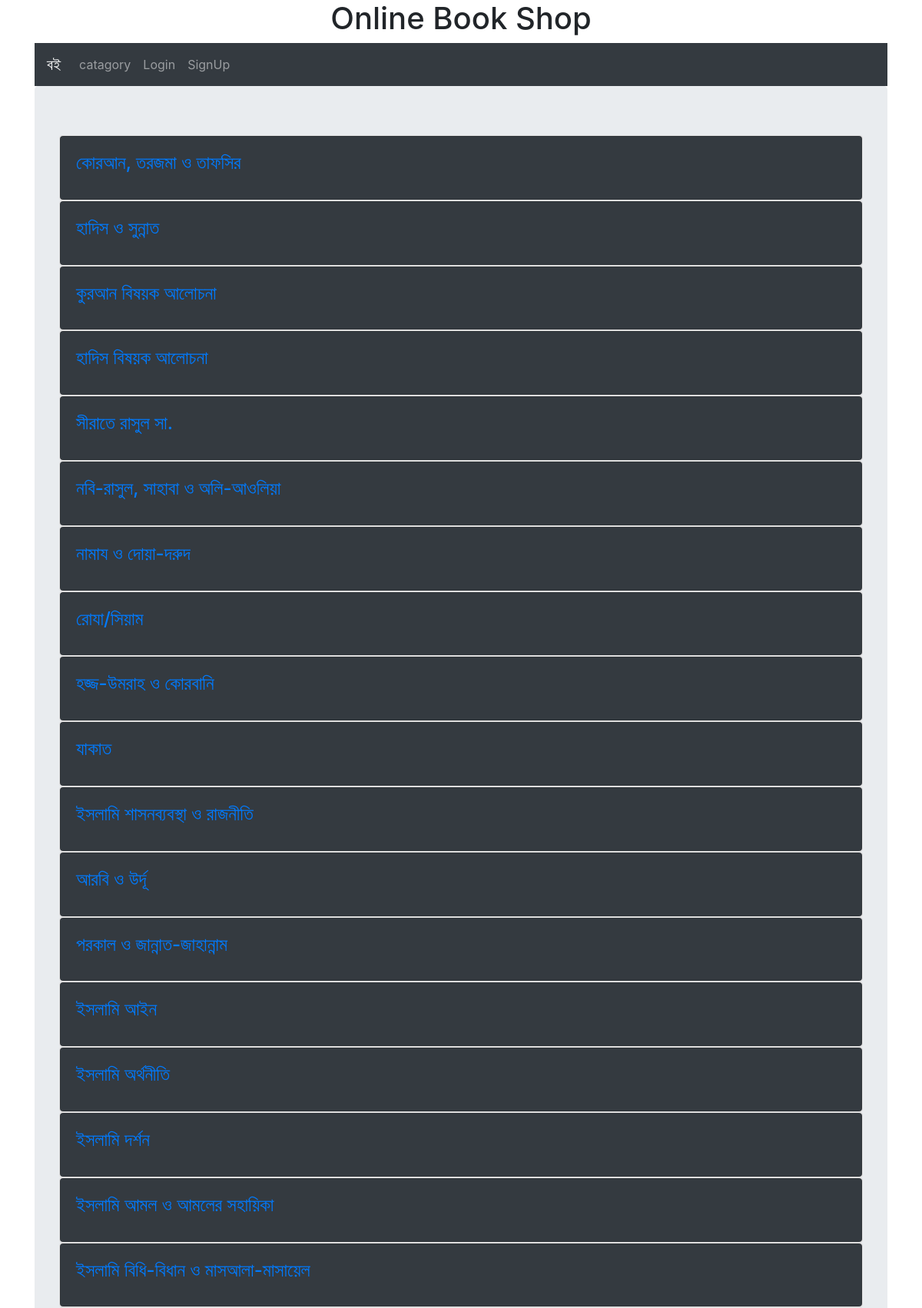
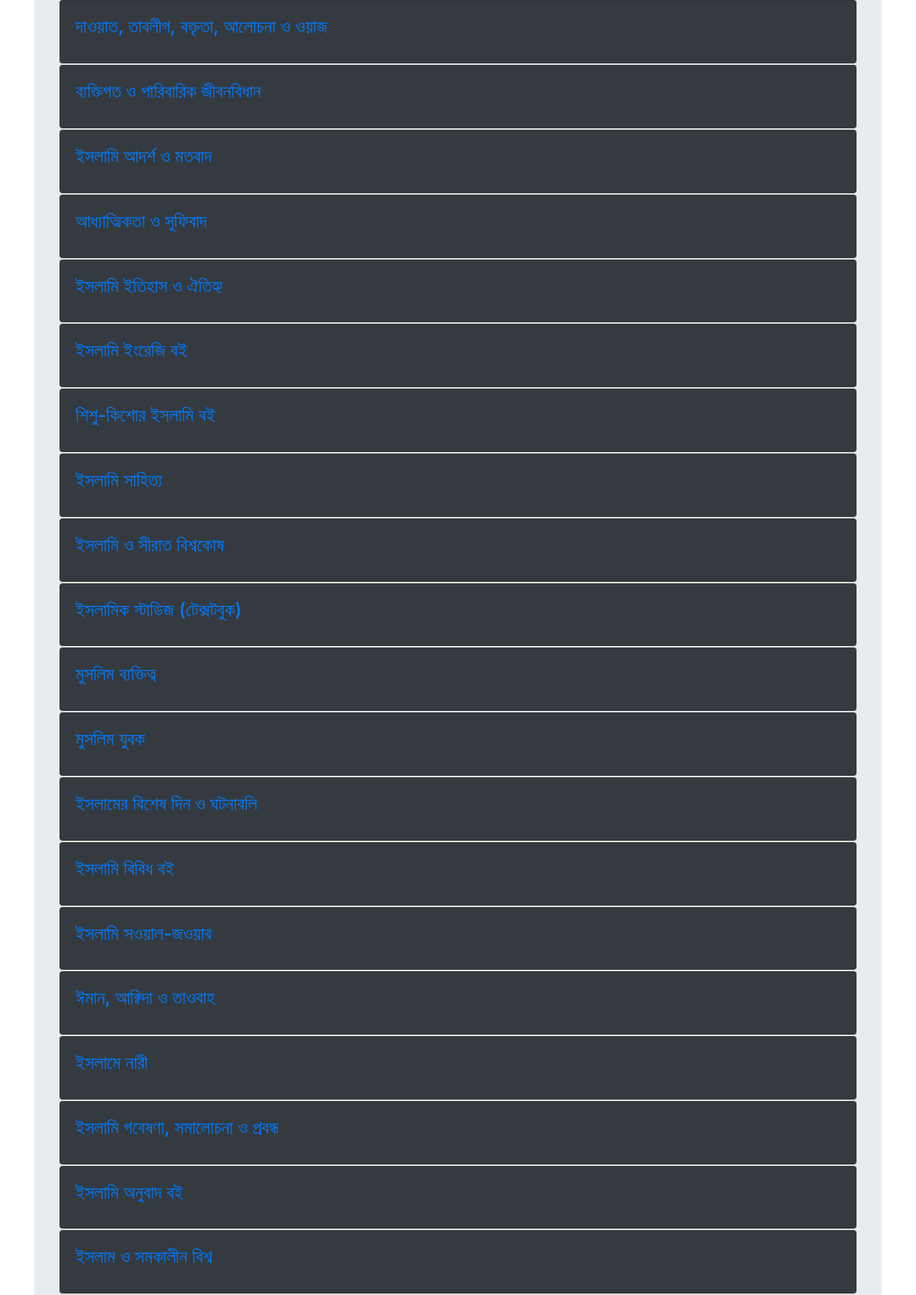
The page /catagory_home/ (upper part) on the database its author committed (2 pictures, top to bottom).
### book_info/models.py (models this page shows, shortened)
class Catagory(models.Model):
    name = models.CharField(max_length=100)

### book_info/views.py (the view)
# urls.py: path('catagory_home/', views.catagory_home, name='catagory_home'),
def catagory_home(request):
    catagory = Catagory.objects.all()
    return render(request, 'book_info/catagory_home.html',{'catagory':catagory})

### templates/book_info/catagory_home.html
{% extends 'base.html' %}
{% block content %}
{% for catagory in catagory %}
<div class="card" >
  <div class="card bg-Dark text-white">
  <div class="card-body">
    <a  class="card-title" href="{% url 'catagory_detail' catagory.id %}" ><h4 class="card-title">{{ catagory.name }}</h4></a>
  </div>
</div>
</div>
{% endfor %}
{% endblock %}

### rows shown on the page
Catagory: name "কোরআন, তরজমা ও তাফসির"
Catagory: name "হাদিস ও সুন্নাত"
Catagory: name "কুরআন বিষয়ক আলোচনা"
Catagory: name "হাদিস বিষয়ক আলোচনা"
Catagory: name "সীরাতে রাসুল সা."
Catagory: name "নবি-রাসুল, সাহাবা ও অলি-আওলিয়া"
Catagory: name "নামায ও দোয়া-দরুদ"
Catagory: name "রোযা/সিয়াম"
Catagory: name "হজ্জ-উমরাহ ও কোরবানি"
Catagory: name "যাকাত"
Catagory: name "ইসলামি শাসনব্যবস্থা ও রাজনীতি"
Catagory: name "আরবি ও উর্দূ"
Catagory: name "পরকাল ও জান্নাত-জাহান্নাম"
Catagory: name "ইসলামি আইন"
Catagory: name "ইসলামি অর্থনীতি"
Catagory: name "ইসলামি দর্শন"
Catagory: name "ইসলামি আমল ও আমলের সহায়িকা"
Catagory: name "ইসলামি বিধি-বিধান ও মাসআলা-মাসায়েল"
Catagory: name "দাওয়াত, তাবলীগ, বক্তৃতা, আলোচনা ও ওয়াজ"
Catagory: name "ব্যক্তিগত ও পারিবারিক জীবনবিধান"
Catagory: name "ইসলামি আদর্শ ও মতবাদ"
Catagory: name "আধ্যাত্মিকতা ও সুফিবাদ"
Catagory: name "ইসলামি ইতিহাস ও ঐতিহ্য"
Catagory: name "ইসলামি ইংরেজি বই"
Catagory: name "শিশু-কিশোর ইসলামি বই"
Catagory: name "ইসলামি সাহিত্য"
Catagory: name "ইসলামি ও সীরাত বিশ্বকোষ"
Catagory: name "ইসলামিক স্টাডিজ (টেক্সটবুক)"
Catagory: name "মুসলিম ব্যক্তিত্ব"
Catagory: name "মুসলিম যুবক"
Catagory: name "ইসলামের বিশেষ দিন ও ঘটনাবলি"
Catagory: name "ইসলামি বিবিধ বই"
Catagory: name "ইসলামি সওয়াল-জওয়াব"
Catagory: name "ঈমান, আক্বিদা ও তাওবাহ"
Catagory: name "ইসলামে নারী"
Catagory: name "ইসলামি গবেষণা, সমালোচনা ও প্রবন্ধ"
Catagory: name "ইসলামি অনুবাদ বই"
Catagory: name "ইসলাম ও সমকালীন বিশ্ব"
